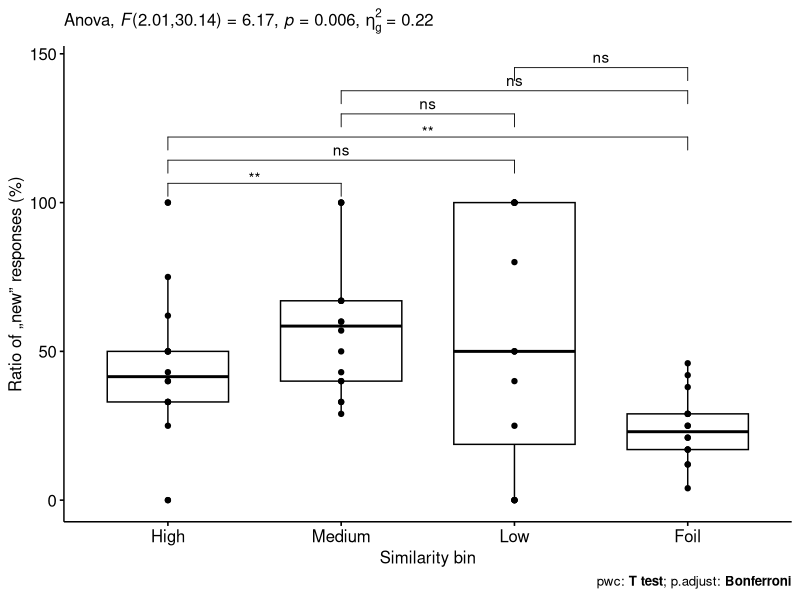
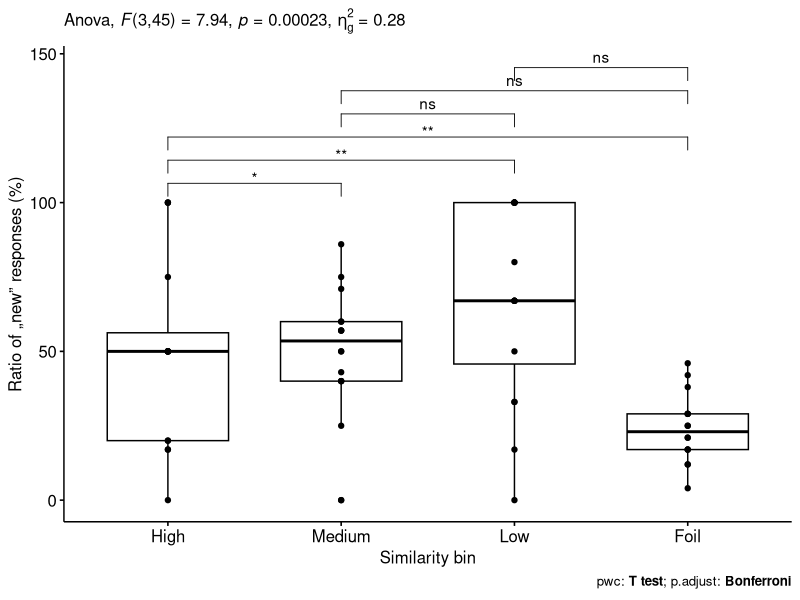
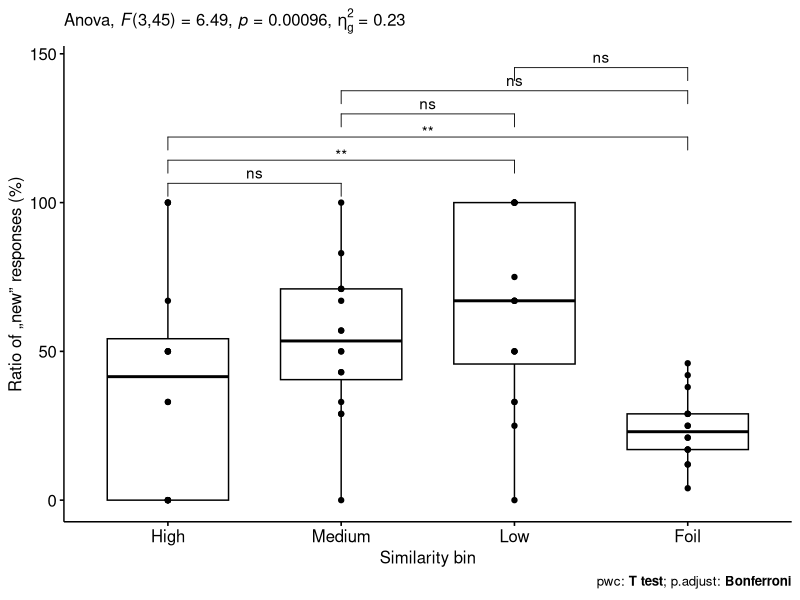
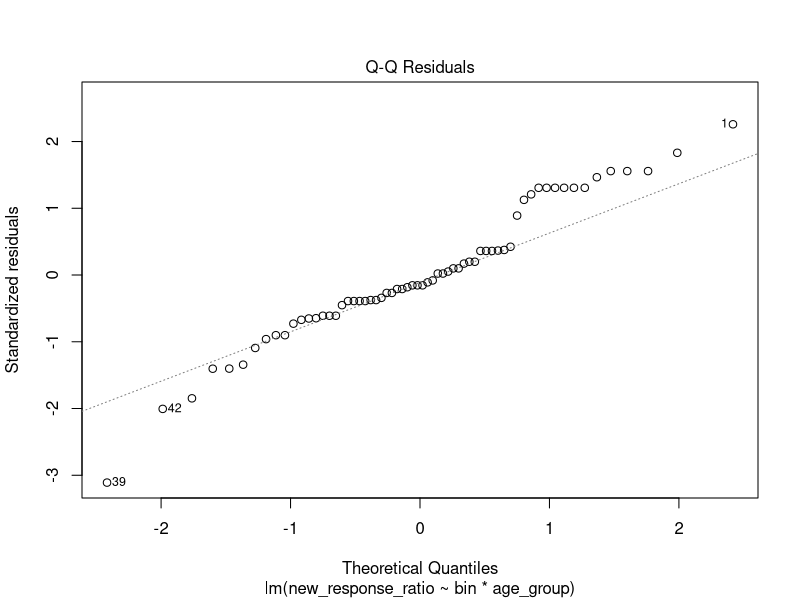
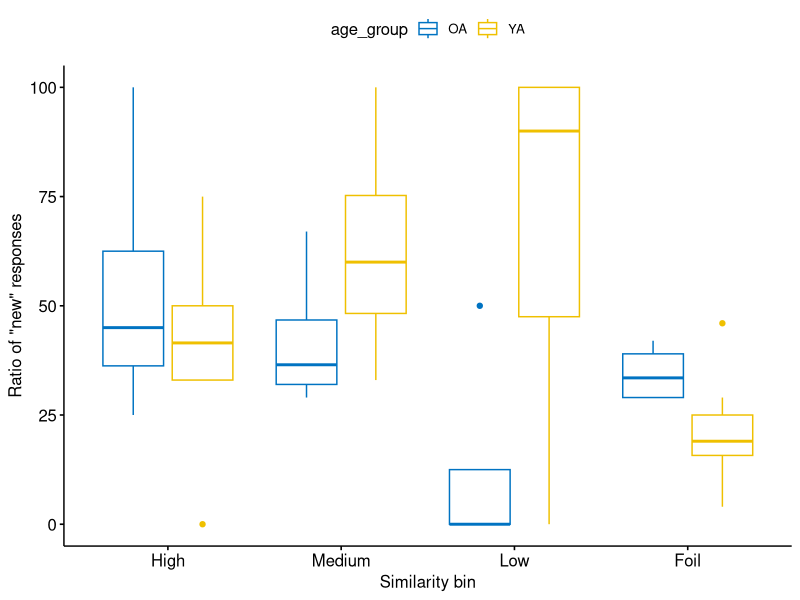
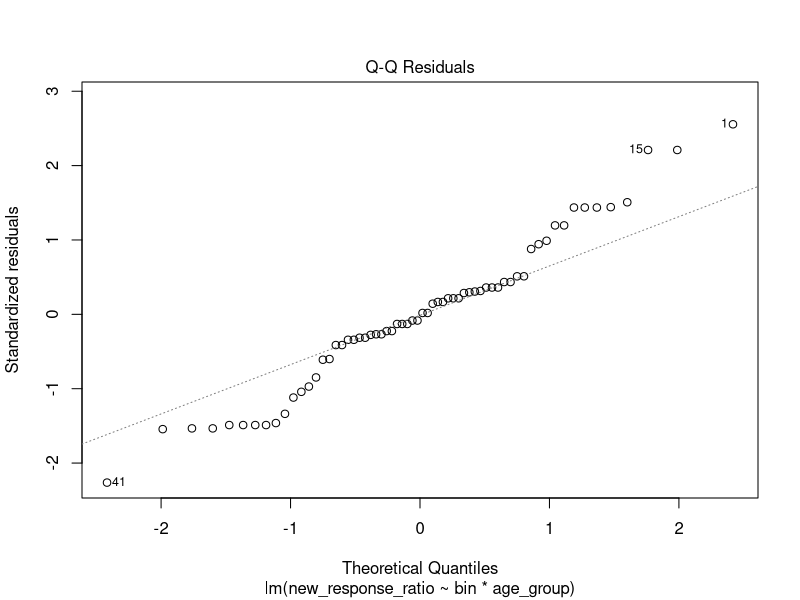
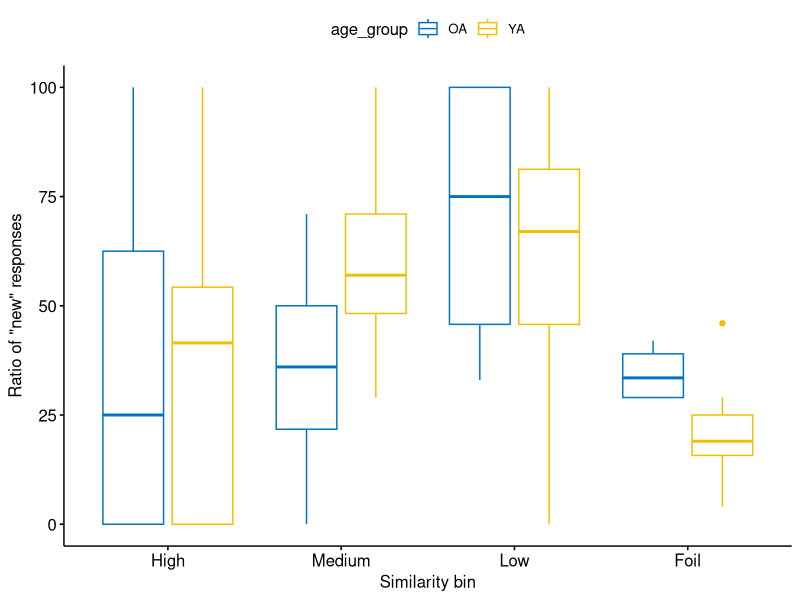
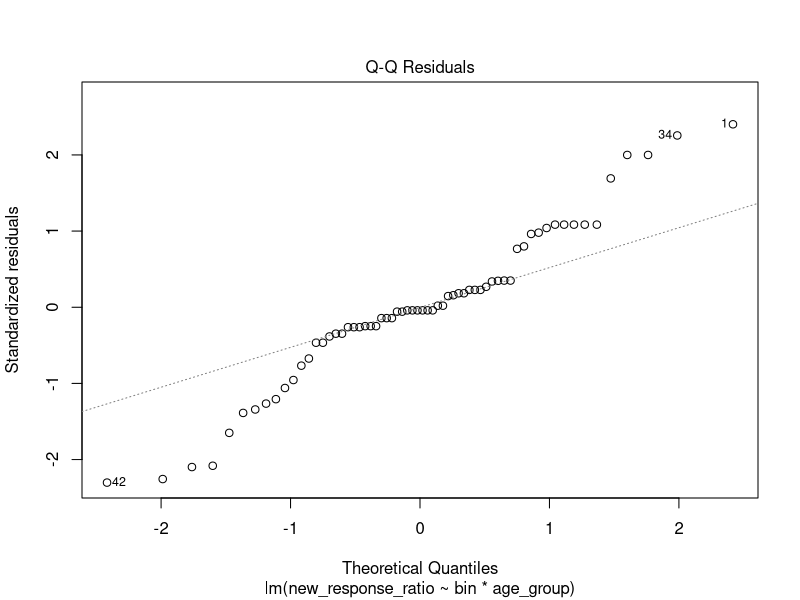

Here is the R script that generated these plots, in order:
## ---- chunk 1
library(tidyverse)
library(stringr)
library(rstatix)
library(ggpubr)
## ---- chunk 2
dfs <- read.csv("data/new_response_ratios.csv")
## ---- chunk 3
human <- 
  dfs %>% 
  select(nr,
         age_group, 
         6:9) 


MSE <- 
  dfs %>% 
  select(nr,
         age_group, 
         10:13)



RGB <- 
  dfs %>% 
  select(nr,
         age_group, 
         14:17)


## ---- chunk 4
ANOV <- function(df) {
  
  colnames(df) <- c("id","age_group","High","Medium","Low","Foil")
  
  df <- gather(df,"bin","new_response_ratio", 3:6)
  
  
  bxp <- ggboxplot(df, 
                 x = "bin", 
                 xlab = "Similarity bin",
                 y = "new_response_ratio", 
                 ylab  = 'Ratio of „new” responses (%)',
                 add = "point")
  
  
  normality <- 
  df %>%
  group_by(bin) %>%
  shapiro_test(new_response_ratio)
  
  
  res.aov <- 
  anova_test(data = df, 
             dv = new_response_ratio, 
             wid = id, 
             within = bin)

  anova_table <- res.aov[[1]]
  mauchly_table <- res.aov[[2]]

  
  bonferroni <- 
    df %>%
    pairwise_t_test(new_response_ratio ~ bin, 
                    paired = TRUE,
                    p.adjust.method = "bonferroni")

  
  
  # Visualization: box plots with p-values
    pwc <- 
      bonferroni %>%
      add_xy_position(x = "bin")
      bxp + 
      stat_pvalue_manual(pwc) +
      labs(
        subtitle = get_test_label(res.aov, detailed = TRUE),
        caption = get_pwc_label(pwc)
      )
  
  df
  print(normality)
  print(anova_table)
  print(mauchly_table)
  print(bonferroni)
  show(pwc)
  
}



# function visualize ANOVA results in a boxplot
ANOV_p <- function(df) {
  
  colnames(df) <- c("id","age_group","High","Medium","Low","Foil")
  
  df <- gather(df,"bin","new_response_ratio", 3:6)
  
  
  bxp <- ggboxplot(df, 
                 x = "bin", 
                 xlab = "Similarity bin",
                 y = "new_response_ratio", 
                 ylab  = 'Ratio of „new” responses (%)',
                 add = "point")
  
  
  normality <- 
  df %>%
  group_by(bin) %>%
  shapiro_test(new_response_ratio)
  
  
  res.aov <- 
  anova_test(data = df, 
             dv = new_response_ratio, 
             wid = id, 
             within = bin)

  anova_table <- get_anova_table(res.aov)
  
  
  
  bonferroni <- 
    df %>%
    pairwise_t_test(new_response_ratio ~ bin, 
                    paired = TRUE,
                    p.adjust.method = "bonferroni")

  
  
  # Visualization: box plots with p-values
    pwc <- 
      bonferroni %>%
      add_xy_position(x = "bin")
      bxp + 
      stat_pvalue_manual(pwc) +
      labs(
        subtitle = get_test_label(res.aov, detailed = TRUE),
        caption = get_pwc_label(pwc)
      )
  
}
## ---- chunk 5
ANOV(human)
## ---- chunk 6
ANOV_p(human)
## ---- chunk 7
ANOV(MSE)
## ---- chunk 8
ANOV_p(MSE)
## ---- chunk 9
ANOV(RGB)
## ---- chunk 10
ANOV_p(RGB)
## ---- chunk 11
ANOV2 <- function(x) {
  
  colnames(x) <- c("id","age_group","High","Medium","Low","Foil")
  
  x <- gather(x,"bin","new_response_ratio", 3:6)
  
  x <- convert_as_factor(x, id, age_group, bin)
  x$bin<-factor(x$bin, c("High", "Medium", "Low", "Foil"))


  
#WORKS
model1 <- lm(new_response_ratio ~ bin * age_group, data = x)
Anova(model1,type="III")

res.aov3 <- aov(new_response_ratio ~ bin * age_group, data = x)



summary(res.aov3)


}




ANOV2_plots <- function(x) {
  
  colnames(x) <- c("id","age_group","High","Medium","Low","Foil")
  
  x <- gather(x,"bin","new_response_ratio", 3:6)
  
  x <- convert_as_factor(x, id, age_group, bin)
  x$bin<-factor(x$bin, c("High", "Medium", "Low", "Foil"))


  
#WORKS
model1 <- lm(new_response_ratio ~ bin * age_group, data = x)
Anova(model1,type="III")
plot(model1,2)


res.aov3 <- aov(new_response_ratio ~ bin * age_group, data = x)


  
  bxp <- 
    ggboxplot(x, 
              x = "bin", 
              y = "new_response_ratio",
              color = "age_group", 
              palette = "jco",
              ylab = 'Ratio of "new" responses',
              xlab = "Similarity bin")
  bxp

  
summary(res.aov3)
bxp

}
## ---- chunk 12
ANOV2(human)
## ---- chunk 13
ANOV2_plots(human)
## ---- chunk 14
ANOV2(RGB)
## ---- chunk 15
ANOV2_plots(RGB)
## ---- chunk 16
ANOV2(MSE)
## ---- chunk 17
ANOV2_plots(MSE)
